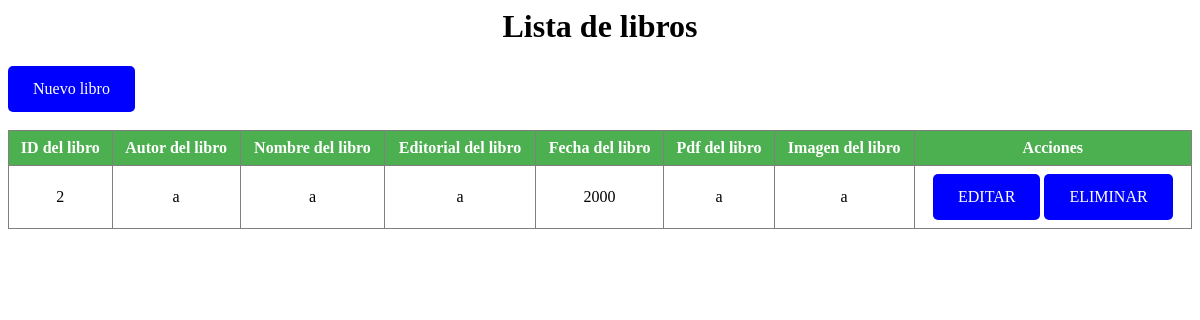
/CRUD/crud_libros/index.php, run on an earlier commit of the app's database.
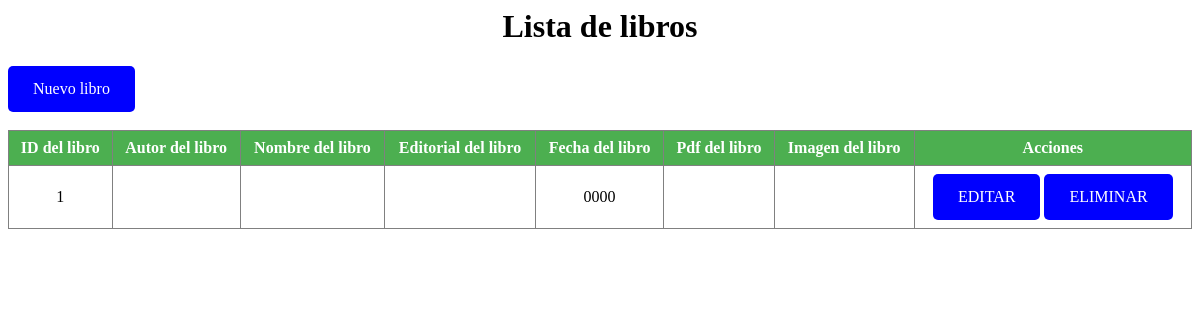
And on a later commit of the database.
### tables this page shows
CREATE TABLE `libro` (
  `idLibro` int(11) NOT NULL,
  `autorLibro` text NOT NULL,
  `nombreLibro` varchar(200) NOT NULL,
  `editorialLibro` varchar(30) NOT NULL,
  `fechaLibro` year(4) NOT NULL,
  `pdfLibro` varchar(500) NOT NULL,
  `imagenLibro` varchar(100) NOT NULL
);

### CRUD/crud_libros/index.php (the view, shortened to what this page needs)
<html>
<head>
    <link rel="stylesheet" type="text/css" href="estilos.css">
</head>
<body>
<?php
    include("conexion.php");
    $sql="SELECT * FROM libro";
    $resultado=mysqli_query($conexion, $sql);
?>
    <h1>Lista de libros</h1>
    <a href="agregar.php">Nuevo libro</a><br><br>
    <table border='1'>
        <thead>
            <tr>
				<th>ID del libro</th>
				<th>Autor del libro</th>
				<th>Nombre del libro</th>
				<th>Editorial del libro</th>
				<th>Fecha del libro</th>
				<th>Pdf del libro</th>
				<th>Imagen del libro</th>
                <th>Acciones</th>
			</tr>
        </thead>
        <tbody>
            <?php
                while($filas=mysqli_fetch_assoc($resultado)){
            ?>
            <tr>
                <td> <?php echo $filas['idLibro'] ?> </td>
                <td> <?php echo $filas['autorLibro'] ?> </td>
                <td> <?php echo $filas['nombreLibro'] ?> </td>
                <td> <?php echo $filas['editorialLibro'] ?> </td>
                <td> <?php echo $filas['fechaLibro'] ?> </td>
                <td> <?php echo $filas['pdfLibro'] ?> </td>
                <td> <?php echo $filas['imagenLibro'] ?> </td>
                <td>
<?php echo "<a href='editar.php?id=".$filas['idLibro']."'>EDITAR</a>
    "; ?>
<?php echo "<a href='eliminar.php?id=".$filas['idLibro']."' >ELIMINAR</a>
    "; ?>
                </td>
            </tr>
            <?php
                }
            ?>
        </tbody>
    </table>
</body>
</html>

### CRUD/crud_libros/estilos.css (style rules this page uses)
table { border-collapse: collapse; width: 100%; }
th,td { text-align: center; padding: 8px; }
th { background-color: #4CAF50; color: white; }
a:link, a:visited { background-color: blue; color: white; padding: 14px 25px; text-align: center; text-decoration: none; display: inline-block; border-radius: 5px; }
h1, h2, h3, h4 { text-align: center; }

What changed in the data, as far as the page shows it:
removed libro: idLibro "2", autorLibro "a", nombreLibro "a", editorialLibro "a", fechaLibro "2000", pdfLibro "a", imagenLibro "a"
added libro: idLibro "1", fechaLibro "0000"
